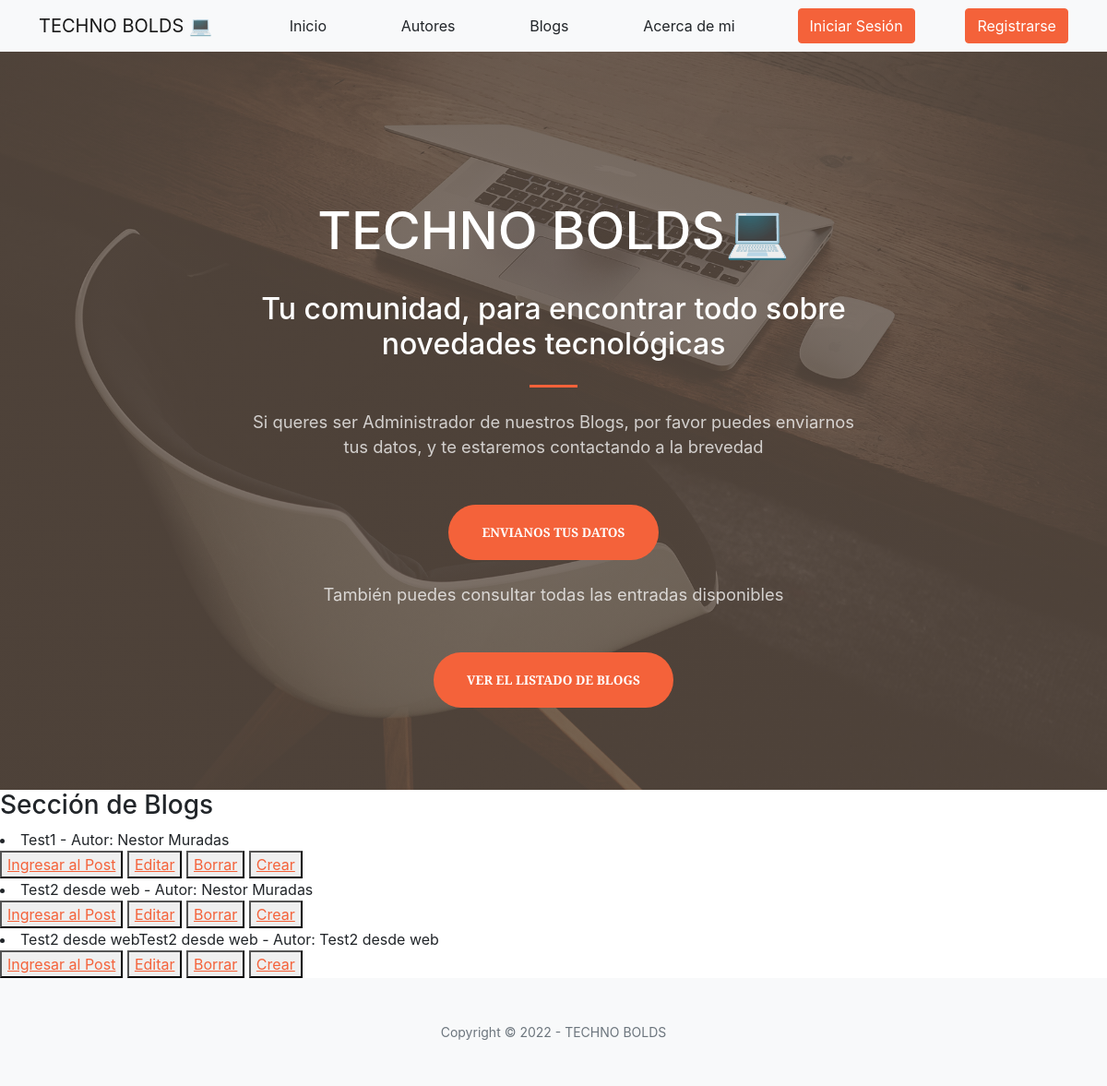
Page /pages/ on the earlier database version.
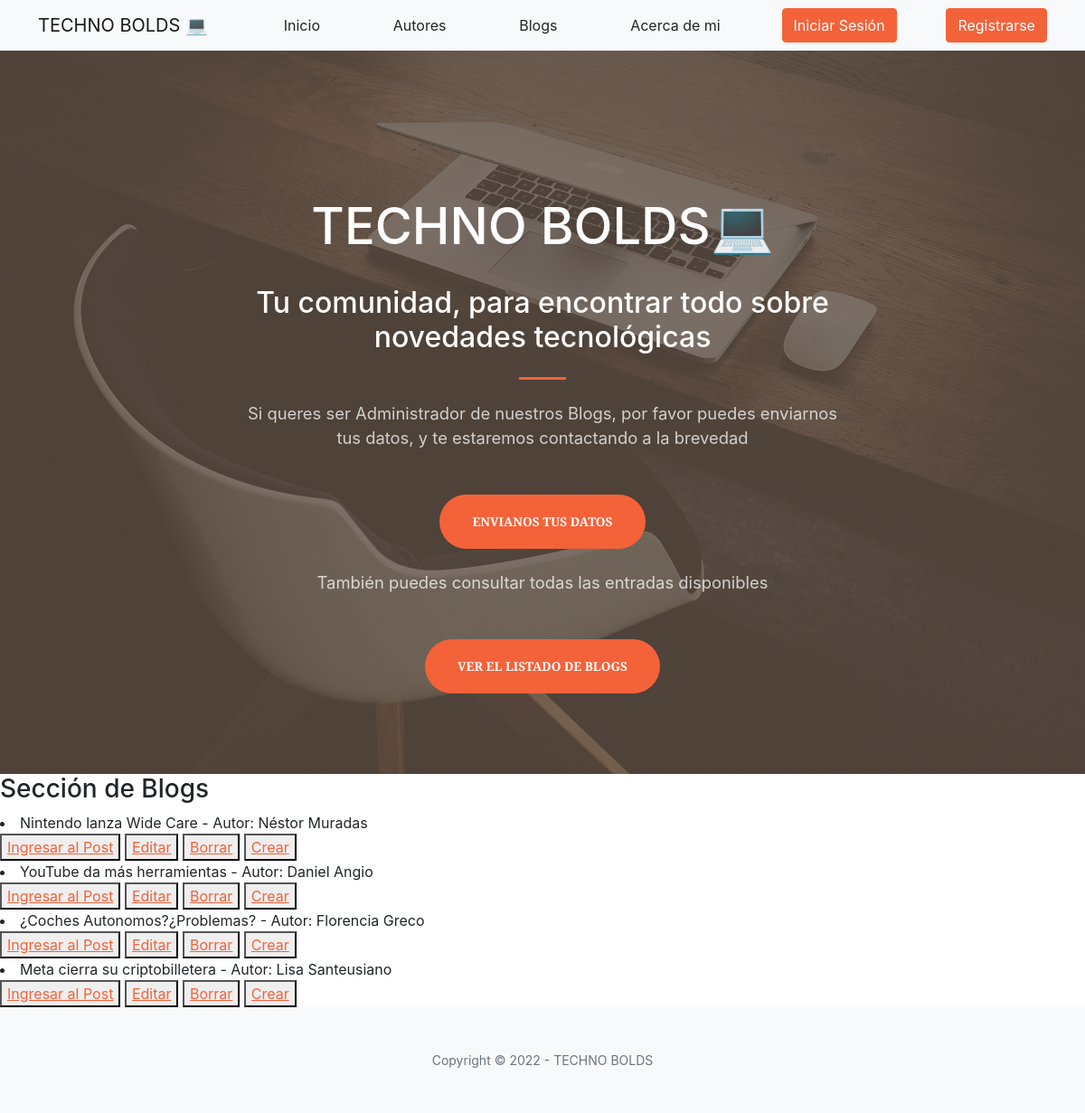
Same page on the later database version.
### AppCoder/models.py (models this page shows)
class Blog(models.Model):
    titulo = models.CharField(max_length=30, default="")
    subtitulo = models.TextField(max_length=90, default="")
    cuerpo = models.TextField(max_length=1000, default="")
    autor = models.CharField(max_length=30, default="")
    fecha = models.DateField(auto_now_add=True)
    imagen = models.ImageField(upload_to='imagenes', null=True, blank=True)
    def __str__(self) -> str:
        return self.titulo+" - "+"Autor:"+" "+self.autor

### AppCoder/views.py (the view)
# urls.py: path("pages/", views.BlogsList.as_view(), name="blog_listar"),
class BlogsList(ListView):
    model = Blog
    template_name = 'appCoder/blog_list.html'

### AppCoder/template/AppCoder/blog_list.html
{% extends "appCoder/padre.html" %}
{% load static %}
{% block contenidoQueCambia %}
<h3>Sección de Blogs</h3>
{% for blog in object_list %}
<li>{{blog}}</li>
<button>
    <a href="{% url 'blog_detalle' blog.id %}">Ingresar al Post</a>
</button>
<button>
    <a href="{% url 'blog_editar' blog.id %}">Editar</a>
</button>
<button>
    <a href="{% url 'blog_borrar' blog.id %}">Borrar</a>
</button>
<button>
    <a href="{% url 'blog_crear' %}">Crear</a>
</button>
{% endfor %}
{% endblock %}

### AppCoder/template/AppCoder/padre.html (shortened to what this page needs)
<!DOCTYPE html>
<html lang="en">
    <head>
        {% load static %}
        <link href="https://cdn.jsdelivr.net/npm/bootstrap-icons@1.5.0/font/bootstrap-icons.css" rel="stylesheet" />
        <link href="https://cdnjs.cloudflare.com/ajax/libs/SimpleLightbox/2.1.0/simpleLightbox.min.css" rel="stylesheet" />
        <link href="{% static 'AppCoder/css/styles.css' %}" rel="stylesheet" />
    </head>
    <body id="page-top">
        <nav class="navbar navbar-light bg-light static-top">
            <div class="container">
                <a class="navbar-brand" href="{% url 'inicio' %}">TECHNO BOLDS 💻</a>
                <a class="btn" href="{% url 'inicio' %}">Inicio</a>
                <a class="btn" href="{% url 'autores' %}">Autores</a>
                <a class="btn" href="{% url 'blog_listar' %}">Blogs</a>
                <a class="btn" href="{% url 'aboutMe' %}">Acerca de mi</a>
                {% if not request.user.is_authenticated %}
                <a class="btn btn-primary" href="{% url 'login' %}">Iniciar Sesión</a>
                <a class="btn btn-primary" href="{% url 'register' %}">Registrarse</a>
                {% endif %}
            </div>
        </nav>
        <header class="masthead">
            <div class="container px-4 px-lg-5 h-100">
                <div class="row gx-4 gx-lg-5 h-100 align-items-center justify-content-center text-center">
                    <div class="col-lg-8 align-self-end">
                        <h1 class="text-white font-weight-bold">TECHNO BOLDS💻</h1>
                        <br>
                        <h2 class="text-white font-weight-bold">Tu comunidad, para encontrar todo sobre novedades tecnológicas</h2>
                        <hr class="divider" />
                    </div>
                    <div class="col-lg-8 align-self-baseline">
                        <p class="text-white-75 mb-5">Si queres ser Administrador de nuestros Blogs, por favor puedes enviarnos tus datos, y te estaremos contactando a la brevedad</p>
                        <a class="btn btn-primary btn-xl" href="{% url 'contactoFormulario' %}">Envianos tus datos</a>
                        <br>
                        <br>
                        <p class="text-white-75 mb-5">También puedes consultar todas las entradas disponibles</p>
                        <a class="btn btn-primary btn-xl" href="{% url 'blog_listar' %}">Ver el listado de Blogs</a>
                    </div>
                </div>
            </div>
        </header>
        {% block contenidoQueCambia %}
        {% endblock %}
        <footer class="bg-light py-5">
            <div class="container px-4 px-lg-5"><div class="small text-center text-muted">Copyright &copy; 2022 - TECHNO BOLDS</div></div>
        </footer>
    </body>
</html>

Differences in the rows shown:
removed Blog: titulo+autor "Test1 - Autor: Nestor Muradas"
removed Blog: titulo+autor "Test2 desde web - Autor: Nestor Muradas"
removed Blog: titulo+autor "Test2 desde webTest2 desde web - Autor: Test2 desde web"
added Blog: titulo+autor "Nintendo lanza Wide Care - Autor: Néstor Muradas"
added Blog: titulo+autor "YouTube da más herramientas - Autor: Daniel Angio"
added Blog: titulo+autor "¿Coches Autonomos?¿Problemas? - Autor: Florencia Greco"
added Blog: titulo+autor "Meta cierra su criptobilletera - Autor: Lisa Santeusiano"
